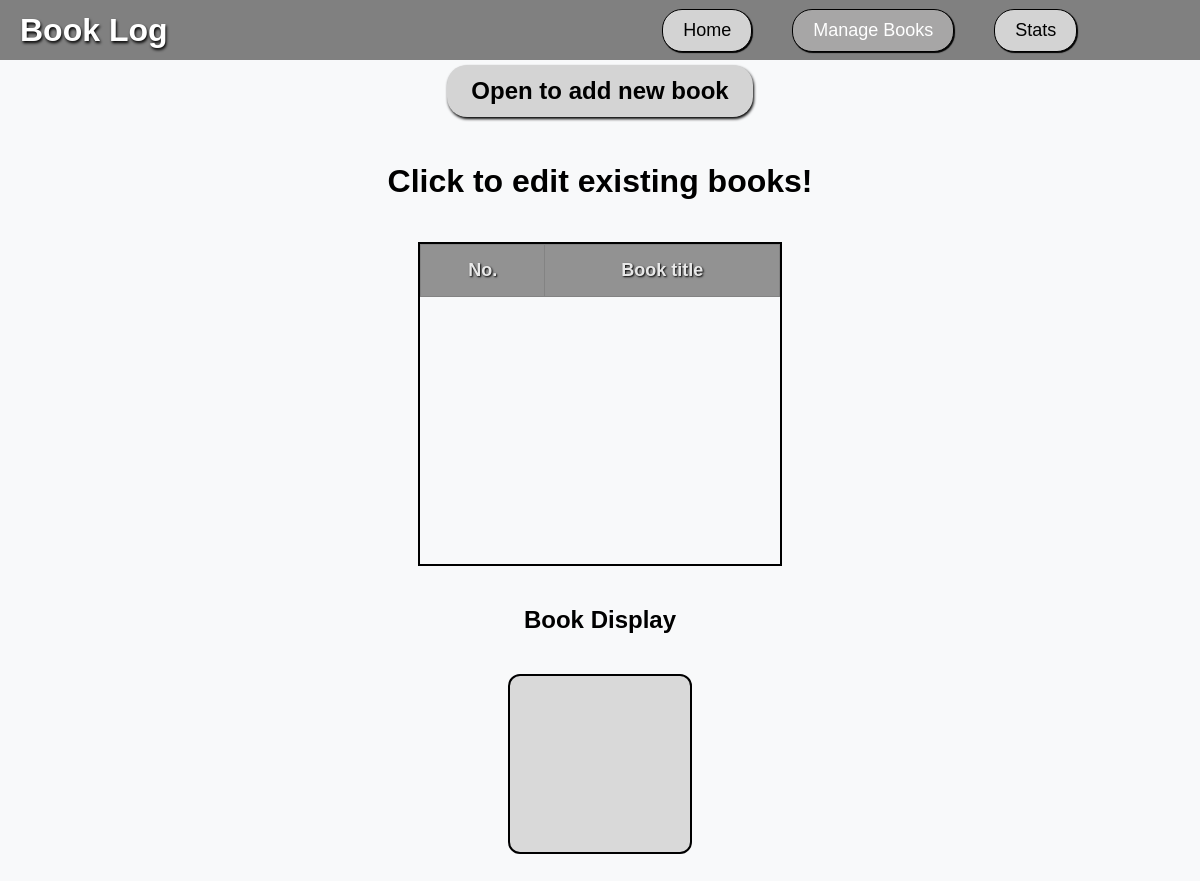
The page /manage on the database as committed earlier.
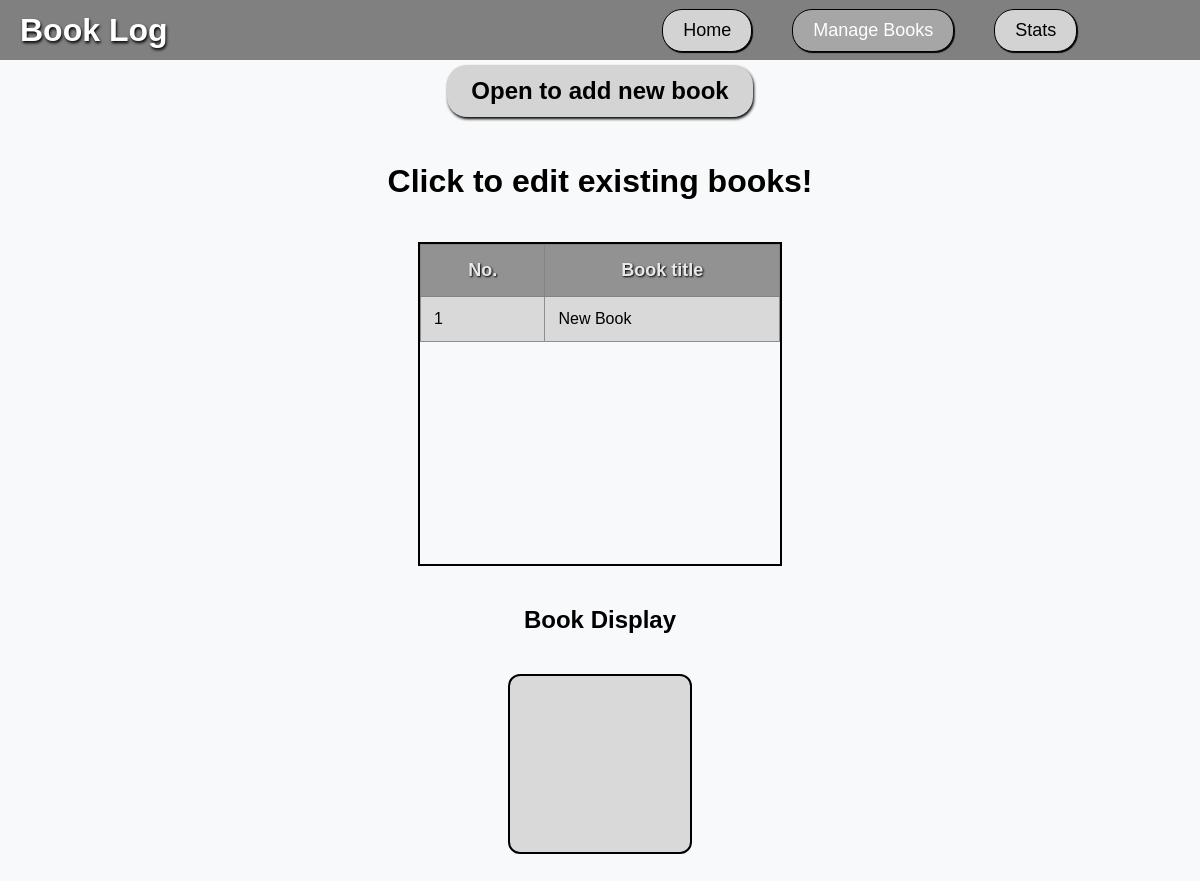
The same page on the database as committed later.
### tables this page shows
CREATE TABLE Item (
    Item_ID INTEGER PRIMARY KEY,
    Author_ID INTEGER,
    Status_ID INTEGER DEFAULT 3, -- Default to 'To Read'
    Title TEXT NOT NULL,
    Book_Description TEXT,
    Total_Pages INTEGER NOT NULL CHECK (typeof(Total_Pages) = 'integer'),
    Pages_Read INTEGER CHECK (Pages_Read >= 0 AND Pages_Read <= Total_Pages) DEFAULT 0,
    Date_Started DATE,
    Date_Finished DATE DEFAULT (NULL),
    Rating INTEGER CHECK (Rating >= 0 AND Rating <= 5) DEFAULT 0, -- Default is 0 Rating
    FOREIGN KEY (Author_ID) REFERENCES Author(Author_ID),
    FOREIGN KEY (Status_ID) REFERENCES Status(Status_ID)
);

### app.py (the view)
@app.route('/manage') # Define a route for manage url
def manage():
    conn = get_db_connection() # Getting database connection
    try:
        books = conn.execute("SELECT Item.*, Author.Author_Name, Status.Status_Name FROM Item JOIN Author On Item.Author_ID = Author.Author_ID JOIN Status ON Item.Status_ID = Status.Status_ID").fetchall() # Execute SQL query selecting all records from Item table
        return render_template('manage.html', books=books)  # Render the manage.html template and pass books variable to it
    finally:
        conn.close() # Closing the database connection

### app.py (called while the page is built)
def get_db_connection():
    conn = sqlite3.connect('database.db') # Conecting sqlite3 database
    conn.row_factory = sqlite3.Row # set row factory to sqlite3.row to access columns by name
    return conn # Returns database connection

### templates/manage.html (shortened to what this page needs)
{% extends "layout.html" %}
{% block content %}
<div class="manage-add-book-container">
    <button id="openModal">Open to add new book</button>
</div>
<div class="manage-content-container">
    <h1 class="manage-header-one">Click to edit existing books!</h1>
    <div id="manageBooksList">
        <table id="bookList">
            <tr>
                <th>No.</th>
                <th>Book title</th>
            </tr>
            {% for book in books %}
            <tr>
                <td manage-data-id="{{ book.item_id }}"> {{book.item_id}}</td>
                <td manage-data-id="{{ book.item_id }}">{{book.title}}</td>
            </tr>
            {% endfor %}
        </table>
    </div>
</div>
<h2 class="header_book_display"> Book Display </h2>
<div class="manage-display-container">
    <div id="bookDisplay">
    </div>
</div>
{% endblock %}

Rows that differ between the two databases and show on the page:
added Item: item_id "1", title "New Book"
